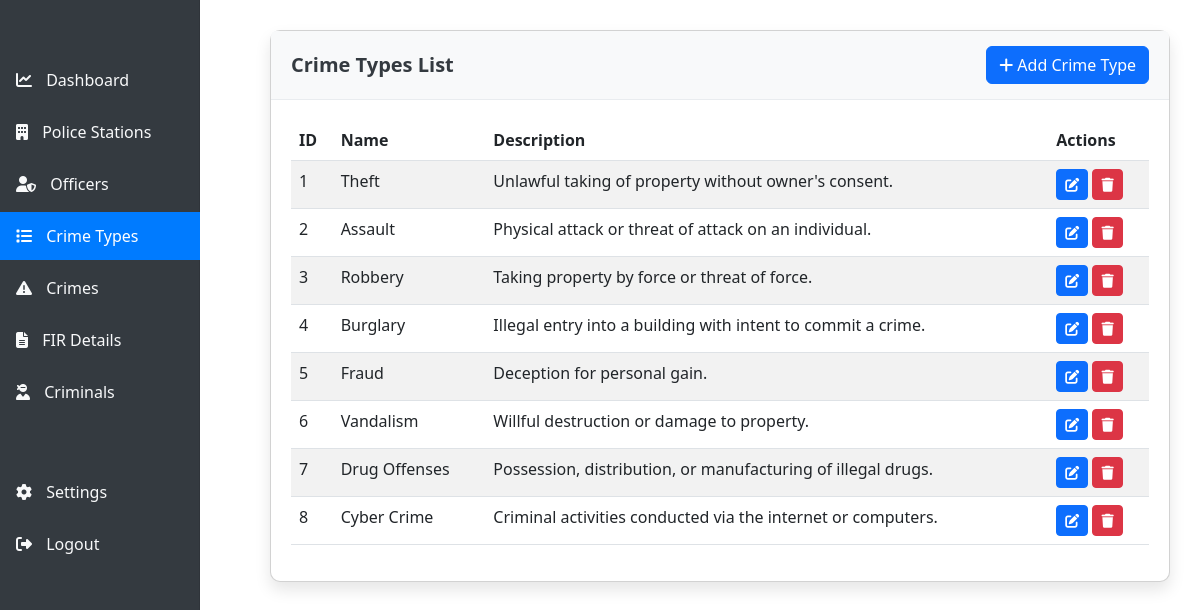
Page /crime-types/ (signed in) on the committed database.
### crime_management/models.py (models this page shows, shortened)
class CrimeType(models.Model):
    crime_type_id = models.AutoField(primary_key=True)
    crime_type_name = models.CharField(max_length=100)
    description = models.TextField(null=True, blank=True)

### crime_management/views.py (the view)
# urls.py: path('crime-types/', views.crime_types, name='crime_types'),
@login_required
def crime_types(request):
    all_crime_types = CrimeType.objects.all()
    return render(request, 'crime_types.html', {'crime_types': all_crime_types})

### crime_management/templates/crime_types.html (shortened to what this page needs)
{% extends 'base.html' %}
{% block content %}
<div class="card">
    <div class="card-header d-flex justify-content-between align-items-center">
        <h5>Crime Types List</h5>
        <a href="{% url 'add_crime_type' %}" class="btn btn-primary">
            <i class="fas fa-plus"></i> Add Crime Type
        </a>
    </div>
    <div class="card-body">
        <div class="table-responsive">
            <table class="table table-striped data-table">
                <thead>
                    <tr>
                        <th>ID</th>
                        <th>Name</th>
                        <th>Description</th>
                        <th>Actions</th>
                    </tr>
                </thead>
                <tbody>
                    {% for crime_type in crime_types %}
                    <tr>
                        <td>{{ crime_type.crime_type_id }}</td>
                        <td>{{ crime_type.crime_type_name }}</td>
                        <td>{{ crime_type.description|truncatewords:20|default:"-" }}</td>
                        <td>
                            <div class="action-buttons">
                                <a href="{% url 'edit_crime_type' crime_type.crime_type_id %}" class="btn btn-sm btn-primary" data-bs-toggle="tooltip" title="Edit">
                                    <i class="fas fa-edit"></i>
                                </a>
                                <a href="{% url 'delete_crime_type' crime_type.crime_type_id %}" class="btn btn-sm btn-danger delete-btn" data-bs-toggle="tooltip" title="Delete">
                                    <i class="fas fa-trash"></i>
                                </a>
                            </div>
                        </td>
                    </tr>
                    {% empty %}
                    <tr>
                        <td colspan="4" class="text-center">No crime types found</td>
                    </tr>
                    {% endfor %}
                </tbody>
            </table>
        </div>
    </div>
</div>
{% endblock %}

### crime_management/templates/base.html (style rules this page uses)
.card { border-radius: 10px; box-shadow: 0 0.5rem 1rem rgba(0, 0, 0, 0.1); margin-bottom: 30px; }
.card-header { background-color: #f8f9fa; border-bottom: 1px solid #e9ecef; padding: 15px 20px; border-radius: 10px 10px 0 0; }
.card-header h5 { margin-bottom: 0; color: #343a40; font-weight: 600; }
.card-body { padding: 20px; }

### rows in the picture
CrimeType: crime_type_id "1", crime_type_name "Theft", description "Unlawful taking of property without owner's consent."
CrimeType: crime_type_id "2", crime_type_name "Assault", description "Physical attack or threat of attack on an individual."
CrimeType: crime_type_id "3", crime_type_name "Robbery", description "Taking property by force or threat of force."
CrimeType: crime_type_id "4", crime_type_name "Burglary", description "Illegal entry into a building with intent to commit a crime."
CrimeType: crime_type_id "5", crime_type_name "Fraud", description "Deception for personal gain."
CrimeType: crime_type_id "6", crime_type_name "Vandalism", description "Willful destruction or damage to property."
CrimeType: crime_type_id "7", crime_type_name "Drug Offenses", description "Possession, distribution, or manufacturing of illegal drugs."
CrimeType: crime_type_id "8", crime_type_name "Cyber Crime", description "Criminal activities conducted via the internet or computers."
